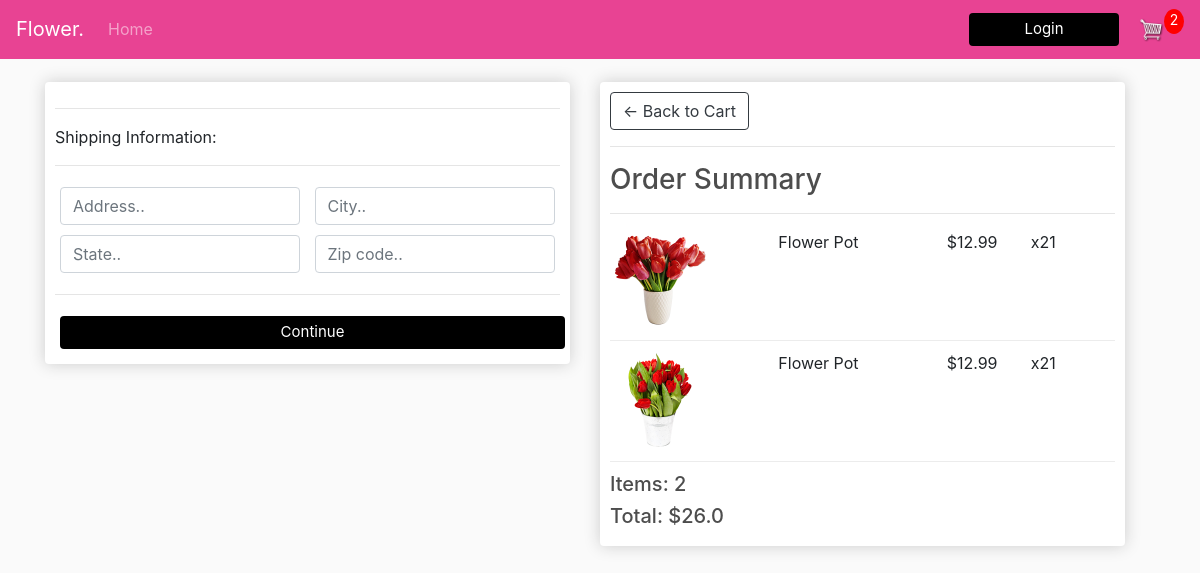
Screenshot of /checkout/ (signed in) with the database file from the repository.
### store/models.py (models this page shows, shortened)
class OrderItem(models.Model):
	product = models.ForeignKey(Product, on_delete=models.SET_NULL, null=True)
	order = models.ForeignKey(Order, on_delete=models.SET_NULL, null=True)
	quantity = models.IntegerField(default=0, null=True, blank=True)
	date_added = models.DateTimeField(auto_now_add=True)
	@property
	def get_total(self):
		total = self.product.price * self.quantity
		return total

class Product(models.Model):
	name = models.CharField(max_length=200)
	price = models.DecimalField(max_digits=7, decimal_places=2)
	digital = models.BooleanField(default=False,null=True, blank=False)
	image = models.ImageField(null=True, blank=True) #install pillow py -m pip install pillow to access
	@property
	def imageURL(self):
		try:
			url = self.image.url
		except:
			url = ''
		return url

class Order(models.Model):
	customer = models.ForeignKey(Customer, on_delete=models.SET_NULL, null=True, blank=False)
	date_ordered = models.DateTimeField(auto_now_add=True)
	complete = models.BooleanField(default=False)
	transaction_id = models.CharField(max_length=100, null=True)
	@property
	def shipping(self):
		shipping = False
		orderitems = self.orderitem_set.all()
		for i in orderitems:
			if i.product.digital == False:
				shipping = True
		return shipping
	@property
	def get_cart_total(self):
		orderitems = self.orderitem_set.all()
		total = sum([item.get_total for item in orderitems])
		return total
	@property
	def get_cart_items(self):
		orderitems = self.orderitem_set.all()
		total = sum([item.quantity for item in orderitems])
		return total

### store/views.py (the view)
# urls.py: path('checkout/', views.checkout, name='checkout'),
def checkout(request):
    data = cartData(request)
    cartItems = data['cartItems']
    order = data['order']
    items = data['items']
    context = {'items': items, 'order': order, 'cartItems': cartItems}
    return render(request, 'store/checkout.html',context)

### store/utils.py (called while the page is built)
def cartData(request):
	if request.user.is_authenticated:
		customer = request.user.customer
		order, created = Order.objects.get_or_create(customer = customer, complete = False)
		items = order.orderitem_set.all()
		cartItems = order.get_cart_items
	else:
		cookieData = cookieCart(request)
		cartItems = cookieData['cartItems']
		order = cookieData['order']
		items = cookieData['items']
	return {'cartItems':cartItems, 'order':order, 'items': items}

### store/templates/store/checkout.html (shortened to what this page needs)
{% extends 'store/main.html' %}
{% load static %}
{% block content %}
<div class="row">
	<div class="col-lg-6">
		<div class="box-element" id="form-wrapper">
            <form id="form">
                <div id="shipping-info">
                    <hr>
                    <p>Shipping Information:</p>
                    <hr>
                    <div class="form-field">
                        <input class="form-control" type="text" name="address" placeholder="Address..">
                    </div>
                    <div class="form-field">
                        <input class="form-control" type="text" name="city" placeholder="City..">
                    </div>
                    <div class="form-field">
                        <input class="form-control" type="text" name="state" placeholder="State..">
                    </div>
                    <div class="form-field">
                        <input class="form-control" type="text" name="zipcode" placeholder="Zip code..">
                    </div>
                </div>
                <hr>
                <button id="form-button" class="btn btn-success btn-block  button" style="vertical-align:middle; width: 100%;"><span>Continue</span></button>
            </form>
		</div>
        <br>
	</div>
	<div class="col-lg-6">
		<div class="box-element">
            <a  class="btn btn-outline-dark" href="{% url 'cart' %}">&#x2190; Back to Cart</a>
            <hr>
            <h3>Order Summary</h3>
            <hr>
            {% for item in items %}
            <div class="cart-row">
                <div style="flex:2"><img class="row-image" src="{{item.product.imageURL}}"></div>
                <div style="flex:2"><p>{{item.product.name}}</p></div>
                <div style="flex:1"><p>${{item.product.price|floatformat:2}}</p></div>
                <div style="flex:1"><p>x2{{item.quantity}}</p></div>
            </div>
            {% endfor %}
            <h5>Items:   {{order.get_cart_items}}</h5>
            <h5>Total:   ${{order.get_cart_total|floatformat}}</h5>
		</div>
	</div>
</div>
{% endblock %}

### static/css/main.css (style rules this page uses)
html { scroll-behavior: smooth; scroll-padding-top: 100px; }
body { background-color: #fafafa; margin: 0; padding: 0; }
h1,h2,h3,h4,h5,h6 { color:hsl(0, 0%, 30%); }
.button { display: inline-block; border-radius: 4px; background-color: black; border: none; color: white; text-align: center; font-size: 15px; padding: 5px; width: 150px; transition: all 0.5s; cursor: pointer; margin: 5px; }
.button span { cursor: pointer; display: inline-block; position: relative; transition: 0.5s; }
.button span:after { content: '\00bb'; position: absolute; opacity: 0; top: 0; right: -20px; transition: 0.5s; }
.row { width: 100%; }
.box-element { box-shadow:hsl(0, 0%, 80%) 0 0 16px; background-color: #fff; border-radius: 4px; padding: 10px; }
.col-lg-4, .col-lg-6, .col-lg-8, .col-lg-12 { margin-top: 10px; }
.btn { border-radius: 0; border-radius: 4px; }
.row-image { width: 100px; }
.form-field { width:250px; display: inline-block; padding: 5px; }
.cart-row { display: flex; align-items: flex-stretch; padding-bottom: 10px; margin-bottom: 10px; border-bottom: 1px solid #ececec; }

### rows the page displays
OrderItem: product.imageURL (picture), product.name "Flower Pot", product.price "12.99", quantity "1"
OrderItem: product.imageURL (picture), product.name "Flower Pot", product.price "12.99", quantity "1"
Order: get_cart_items "2", get_cart_total "26.0"

### other values shown
{{ cartItems }} "2"
